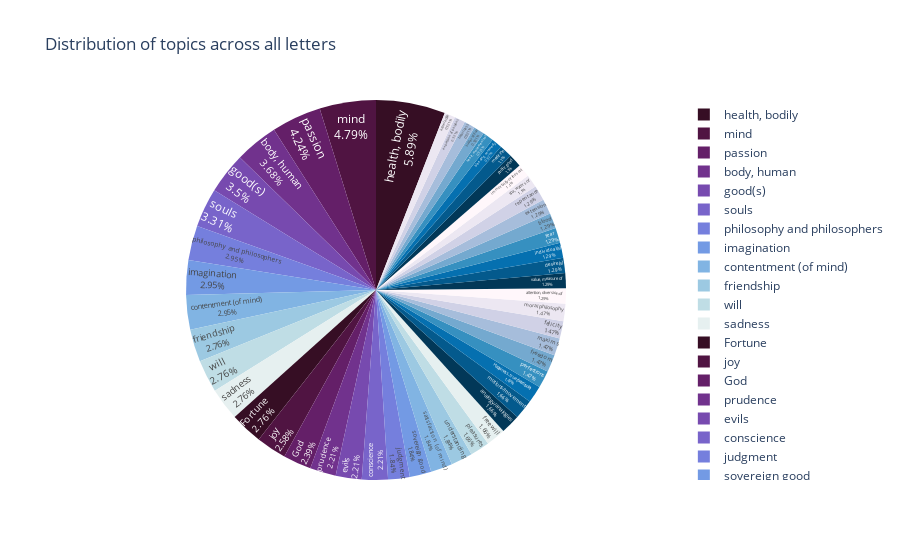

Notebook code cell kept with this figure:
### Code cell
with open(r'data_prep/r_e_corres_theme_group.json', "r") as read_file:
    ent_list = json.load(read_file)

par_theme_list, sub_theme_list = [], []

for ent_dict in ent_list:
    # print(list(ent_dict['label']['index_shapiro']['grouped_themes'].values()))
    par_theme_list += list(ent_dict['label']['index_shapiro']['grouped_themes'].keys())

    for theme_list in list(ent_dict['label']['index_shapiro']['grouped_themes'].values()):
        # print(theme_list)
        sub_theme_list += theme_list

par_theme_list = list(set(par_theme_list))
sub_theme_list = list(set(sub_theme_list))

# remove certain themes
# par_theme_list.remove('Elisabeth, Princess of Bohemia')
# par_theme_list.remove('Descartes, Ren\u00e9')

# topic distribution
par_theme_count_dict = {}
for theme in par_theme_list:
    par_theme_count_dict[theme] = 0

for ent_dict in ent_list:
    for theme in list(ent_dict['label']['index_shapiro']['grouped_themes'].keys()):
        par_theme_count_dict[theme] += 1

# remove keys
par_theme_count_dict.pop('Elisabeth, Princess of Bohemia')
par_theme_count_dict.pop('Descartes, Ren\u00e9')


# subtopic distribution
sub_theme_count_dict = {}
for theme in sub_theme_list:
    sub_theme_count_dict[theme] = 0

for ent_dict in ent_list:
    for theme in list(ent_dict['label']['index_shapiro']['grouped_themes'].values()):
        for subtheme in theme:
            sub_theme_count_dict[subtheme] += 1

# visualize
df = pd.DataFrame(columns=['topic', 'count']) # initialize df
df['topic'] = list(par_theme_count_dict.keys())
df['count'] = list(par_theme_count_dict.values())

df = df.sort_values(by=['count'], ascending=False)

# only keep the top 20
df = df[:50]


# use plotly to create a bar chart
fig = px.pie(df, values='count', names='topic', title="Distribution of themes (parent topics) across all letters")
# only show the top 10
fig.update_traces(textposition='inside', textinfo='label+percent')
# change color
fig.update_traces(marker=dict(colors=px.colors.sequential.dense[::-1]*2 + px.colors.sequential.PuBu[::-1]*10))
# extend the color range to make it cover the whole range of values

# fig.update_layout(uniformtext_minsize=8, uniformtext_mode='hide')
fig.show()


# fig = px.bar(df, y='count', x='topic',
#     labels={'count':'Count'}, title="Count of topics across correspondences", height=400)

# fig.show()

### Figure 1 — Plotly figure (JSON) as saved in the notebook; plotly's stock layout.template omitted (floating-point values rounded to 4 significant figures)
{"data": [{"domain": {"x": [0, 1], "y": [0, 1]}, "hovertemplate": "topic=%{label}<br>count=%{value}<extra></extra>", "labels": ["health, bodily", "mind", "passion", "body, human", "good(s)", "souls", "philosophy and philosophers", "imagination", "contentment (of mind)", "friendship", "will", "sadness", "Fortune", "joy", "God", "prudence", "evils", "conscience", "judgment", "sovereign good", "satisfaction (of mind)", "understanding", "pleasures", "free will", "analogy/analogies", "motions/movement", "Happiness, true (beatitude)", "perfections", "freedom", "maxims", "felicity", "moral philosophy", "attention, diversion of", "value, measure of", "desire(s)", "individual(s)", "fear", "blood", "extension", "repentance", "spa, waters of", "immortality of the soul", "public good", "medicine", "bleeding as remedy", "heart, movements of", "superstition", "heaviness", "expression of passions", "knowledge"], "legendgroup": "", "marker": {"colors": ["rgb(54, 14, 36)", "rgb(80, 20, 66)", "rgb(100, 31, 104)", "rgb(113, 50, 141)", "rgb(119, 74, 175)", "rgb(120, 100, 202)", "rgb(117, 127, 221)", "rgb(115, 154, 228)", "rgb(129, 180, 227)", "rgb(156, 201, 226)", "rgb(191, 221, 229)", "rgb(230, 240, 240)", "rgb(54, 14, 36)", "rgb(80, 20, 66)", "rgb(100, 31, 104)", "rgb(113, 50, 141)", "rgb(119, 74, 175)", "rgb(120, 100, 202)", "rgb(117, 127, 221)", "rgb(115, 154, 228)", "rgb(129, 180, 227)", "rgb(156, 201, 226)", "rgb(191, 221, 229)", "rgb(230, 240, 240)", "rgb(2,56,88)", "rgb(4,90,141)", "rgb(5,112,176)", "rgb(54,144,192)", "rgb(116,169,207)", "rgb(166,189,219)", "rgb(208,209,230)", "rgb(236,231,242)", "rgb(255,247,251)", "rgb(2,56,88)", "rgb(4,90,141)", "rgb(5,112,176)", "rgb(54,144,192)", "rgb(116,169,207)", "rgb(166,189,219)", "rgb(208,209,230)", "rgb(236,231,242)", "rgb(255,247,251)", "rgb(2,56,88)", "rgb(4,90,141)", "rgb(5,112,176)", "rgb(54,144,192)", "rgb(116,169,207)", "rgb(166,189,219)", "rgb(208,209,230)", "rgb(236,231,242)", "rgb(255,247,251)", "rgb(2,56,88)", "rgb(4,90,141)", "rgb(5,112,176)", "rgb(54,144,192)", "rgb(116,169,207)", "rgb(166,189,219)", "rgb(208,209,230)", "rgb(236,231,242)", "rgb(255,247,251)", "rgb(2,56,88)", "rgb(4,90,141)", "rgb(5,112,176)", "rgb(54,144,192)", "rgb(116,169,207)", "rgb(166,189,219)", "rgb(208,209,230)", "rgb(236,231,242)", "rgb(255,247,251)", "rgb(2,56,88)", "rgb(4,90,141)", "rgb(5,112,176)", "rgb(54,144,192)", "rgb(116,169,207)", "rgb(166,189,219)", "rgb(208,209,230)", "rgb(236,231,242)", "rgb(255,247,251)", "rgb(2,56,88)", "rgb(4,90,141)", "rgb(5,112,176)", "rgb(54,144,192)", "rgb(116,169,207)", "rgb(166,189,219)", "rgb(208,209,230)", "rgb(236,231,242)", "rgb(255,247,251)", "rgb(2,56,88)", "rgb(4,90,141)", "rgb(5,112,176)", "rgb(54,144,192)", "rgb(116,169,207)", "rgb(166,189,219)", "rgb(208,209,230)", "rgb(236,231,242)", "rgb(255,247,251)", "rgb(2,56,88)", "rgb(4,90,141)", "rgb(5,112,176)", "rgb(54,144,192)", "rgb(116,169,207)", "rgb(166,189,219)", "rgb(208,209,230)", "rgb(236,231,242)", "rgb(255,247,251)", "rgb(2,56,88)", "rgb(4,90,141)", "rgb(5,112,176)", "rgb(54,144,192)", "rgb(116,169,207)", "rgb(166,189,219)", "rgb(208,209,230)", "rgb(236,231,242)", "rgb(255,247,251)"]}, "name": "", "showlegend": true, "textinfo": "label+percent", "textposition": "inside", "type": "pie", "values": [32, 26, 23, 20, 19, 18, 16, 16, 16, 15, 15, 15, 15, 14, 13, 12, 12, 12, 10, 10, 10, 10, 9, 9, 9, 9, 8, 8, 8, 8, 8, 8, 7, 7, 7, 7, 7, 7, 7, 7, 6, 6, 6, 6, 5, 5, 5, 5, 5, 5]}], "layout": {"legend": {"tracegroupgap": 0}, "title": {"text": "Distribution of topics across all letters"}}}
